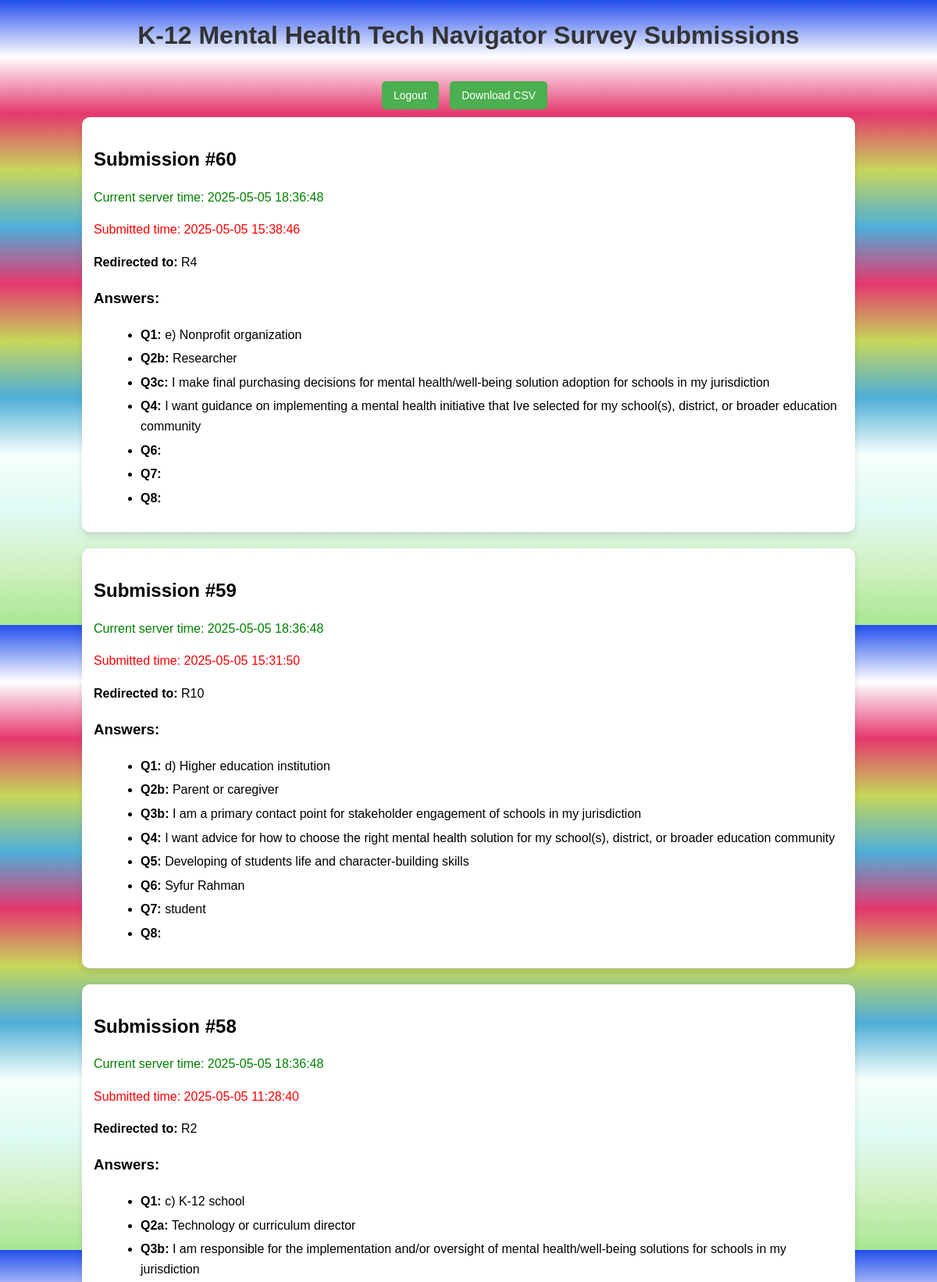
The app's page /dashboard/ (signed in, upper part) with its own data.
### survey_app/models.py (models this page shows, shortened)
class SurveySubmission(models.Model):
    created_at = models.DateTimeField(auto_now_add=True)
    chosen_redirection = models.CharField(max_length=10, blank=True, null=True)
    submitted_time = models.DateTimeField(default=now)

class SurveyAnswer(models.Model):
    submission = models.ForeignKey(SurveySubmission, on_delete=models.CASCADE, related_name='answers')
    question_id = models.CharField(max_length=10)
    answer_text = models.TextField()
    created_at = models.DateTimeField(auto_now_add=True)

### survey_app/views.py (the view)
# urls.py: path('dashboard/', dashboard_view, name='dashboard'),
@login_required
def dashboard_view(request):
    submissions = SurveySubmission.objects.all().order_by('-submitted_time')
    current_time = now()
    data = []
    for submission in submissions:
        answers = SurveyAnswer.objects.filter(submission=submission).order_by('question_id')
        data.append({
            'id': submission.id,
            'submitted_time': submission.submitted_time,
            'chosen_redirection': submission.chosen_redirection,
            'answers': answers
        })
    return render(request, 'survey_app/dashboard.html', {
        'submissions': data,
        'current_time': current_time,
    })

### survey_app/templates/survey_app/dashboard.html (shortened to what this page needs)
<!DOCTYPE html>
<html>
<head>
  {% load static %}
</head>
<body>
  <h1>K-12 Mental Health Tech Navigator Survey Submissions</h1>
  <p>
    <a href="{% url 'logout' %}" class="logout-button">Logout</a>
    <a href="{% url 'download_csv' %}" class="csv-button">Download CSV</a>
  </p>
  {% for submission in submissions %}
    <div class="submission">
      <h2>Submission #{{ submission.id }}</h2>
      <p style="color: green;">
        Current server time: {{ current_time|date:"Y-m-d H:i:s" }}
      </p>
      <p style="color: rgb(255, 0, 0);">
        Submitted time: {{ submission.submitted_time|date:"Y-m-d H:i:s" }}
      </p>
      <p><strong>Redirected to:</strong> {{ submission.chosen_redirection|default:"None" }}</p>
      <h3>Answers:</h3>
      <ul class="answers">
        {% for answer in submission.answers %}
          <li><strong>{{ answer.question_id }}:</strong> {{ answer.answer_text }}</li>
        {% empty %}
          <li>No answers recorded.</li>
        {% endfor %}
      </ul>
    </div>
  {% empty %}
    <p>No submissions found.</p>
  {% endfor %}
</body>
</html>

### survey_app/templates/survey_app/dashboard.html (style rules this page uses)
body { font-family: Arial, sans-serif; line-height: 1.6; margin: 0; padding: 0; min-height: 100vh; display: flex; flex-direction: column; align-items: center; background: linear-gradient(135deg, #DEFAF4, #BFF2F4); }
.submission { border-bottom: 1px solid #ccc; padding-bottom: 10px; margin-bottom: 20px; width: 80%; background-color: white; padding: 15px; border-radius: 10px; box-shadow: 0 4px 8px rgba(0, 0, 0, 0.1); }
.submission h2 { margin-bottom: 5px; }
.answers { margin-left: 20px; }
.answers li { margin-bottom: 5px; }
.logout-button, .csv-button { background-color: #4CAF50; color: white; border: none; padding: 10px 15px; font-size: 14px; font-family: Arial, sans-serif; cursor: pointer; border-radius: 5px; text-decoration: none; margin-right: 10px; }
h1 { margin-top: 20px; color: #333; }

### records on screen
SurveySubmission: submitted_time "2025-05-05 15:38:46", chosen_redirection "R4"
SurveyAnswer: question_id "Q1", answer_text "e) Nonprofit organization"
SurveyAnswer: question_id "Q2b", answer_text "Researcher"
SurveyAnswer: question_id "Q3c", answer_text "I make final purchasing decisions for mental health/well-being solution adoption for schools in my jurisdiction"
SurveyAnswer: question_id "Q4", answer_text "I want guidance on implementing a mental health initiative that Ive selected for my school(s), district, or broader education community"
SurveyAnswer: question_id "Q6"
SurveyAnswer: question_id "Q7"
SurveyAnswer: question_id "Q8"
SurveySubmission: submitted_time "2025-05-05 15:31:50", chosen_redirection "R10"
SurveyAnswer: question_id "Q1", answer_text "d) Higher education institution"
SurveyAnswer: question_id "Q2b", answer_text "Parent or caregiver"
SurveyAnswer: question_id "Q3b", answer_text "I am a primary contact point for stakeholder engagement of schools in my jurisdiction"
SurveyAnswer: question_id "Q4", answer_text "I want advice for how to choose the right mental health solution for my school(s), district, or broader education community"
SurveyAnswer: question_id "Q5", answer_text "Developing of students life and character-building skills"
SurveyAnswer: question_id "Q6", answer_text "Syfur Rahman"
SurveyAnswer: question_id "Q7", answer_text "student"
SurveyAnswer: question_id "Q8"
SurveySubmission: submitted_time "2025-05-05 11:28:40", chosen_redirection "R2"
SurveyAnswer: question_id "Q1", answer_text "c) K-12 school"
SurveyAnswer: question_id "Q2a", answer_text "Technology or curriculum director"
SurveyAnswer: question_id "Q3b", answer_text "I am responsible for the implementation and/or oversight of mental health/well-being solutions for schools in my jurisdiction"

### other values on screen
{{ submission.id }} "60" "59" "58"
